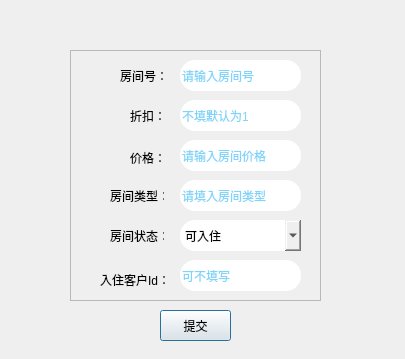
<?xml version="1.0" encoding="UTF-8"?>
<ui version="4.0">
 <class>AddOrChangeRoom</class>
 <widget class="QDialog" name="AddOrChangeRoom">
  <property name="geometry">
   <rect>
    <x>0</x>
    <y>0</y>
    <width>405</width>
    <height>359</height>
   </rect>
  </property>
  <property name="windowTitle">
   <string>房间信息</string>
  </property>
  <widget class="QLabel" name="title">
   <property name="geometry">
    <rect>
     <x>150</x>
     <y>10</y>
     <width>121</width>
     <height>31</height>
    </rect>
   </property>
   <property name="text">
    <string/>
   </property>
  </widget>
  <widget class="QFrame" name="frame">
   <property name="geometry">
    <rect>
     <x>70</x>
     <y>50</y>
     <width>251</width>
     <height>251</height>
    </rect>
   </property>
   <property name="frameShape">
    <enum>QFrame::StyledPanel</enum>
   </property>
   <property name="frameShadow">
    <enum>QFrame::Raised</enum>
   </property>
   <widget class="QLineEdit" name="roomId">
    <property name="geometry">
     <rect>
      <x>110</x>
      <y>10</y>
      <width>121</width>
      <height>31</height>
     </rect>
    </property>
    <property name="styleSheet">
     <string notr="true">border-radius:15px;
color:#03a9f4;</string>
    </property>
    <property name="placeholderText">
     <string>请输入房间号</string>
    </property>
   </widget>
   <widget class="QLabel" name="roomIdName">
    <property name="geometry">
     <rect>
      <x>50</x>
      <y>20</y>
      <width>54</width>
      <height>12</height>
     </rect>
    </property>
    <property name="text">
     <string>房间号：</string>
    </property>
   </widget>
   <widget class="QLabel" name="label_2">
    <property name="geometry">
     <rect>
      <x>60</x>
      <y>60</y>
      <width>54</width>
      <height>12</height>
     </rect>
    </property>
    <property name="text">
     <string>折扣：</string>
    </property>
   </widget>
   <widget class="QLineEdit" name="discount">
    <property name="geometry">
     <rect>
      <x>110</x>
      <y>50</y>
      <width>121</width>
      <height>31</height>
     </rect>
    </property>
    <property name="styleSheet">
     <string notr="true">border-radius:15px;
color:#03a9f4;</string>
    </property>
    <property name="placeholderText">
     <string>不填默认为1</string>
    </property>
   </widget>
   <widget class="QLabel" name="label">
    <property name="geometry">
     <rect>
      <x>60</x>
      <y>100</y>
      <width>31</width>
      <height>16</height>
     </rect>
    </property>
    <property name="text">
     <string>价格：</string>
    </property>
   </widget>
   <widget class="QLineEdit" name="roomCost">
    <property name="geometry">
     <rect>
      <x>110</x>
      <y>90</y>
      <width>121</width>
      <height>31</height>
     </rect>
    </property>
    <property name="styleSheet">
     <string notr="true">border-radius:15px;
color:#03a9f4;</string>
    </property>
    <property name="placeholderText">
     <string>请输入房间价格</string>
    </property>
   </widget>
   <widget class="QLineEdit" name="roomType">
    <property name="geometry">
     <rect>
      <x>110</x>
      <y>130</y>
      <width>121</width>
      <height>31</height>
     </rect>
    </property>
    <property name="styleSheet">
     <string notr="true">border-radius:15px;
color:#03a9f4;</string>
    </property>
    <property name="placeholderText">
     <string>请填入房间类型</string>
    </property>
   </widget>
   <widget class="QLabel" name="label_3">
    <property name="geometry">
     <rect>
      <x>40</x>
      <y>140</y>
      <width>54</width>
      <height>12</height>
     </rect>
    </property>
    <property name="text">
     <string>房间类型：</string>
    </property>
   </widget>
   <widget class="QLabel" name="label_4">
    <property name="geometry">
     <rect>
      <x>40</x>
      <y>180</y>
      <width>54</width>
      <height>12</height>
     </rect>
    </property>
    <property name="text">
     <string>房间状态：</string>
    </property>
   </widget>
   <widget class="QComboBox" name="status">
    <property name="geometry">
     <rect>
      <x>110</x>
      <y>170</y>
      <width>121</width>
      <height>31</height>
     </rect>
    </property>
    <property name="styleSheet">
     <string notr="true">border-radius:15px;</string>
    </property>
    <item>
     <property name="text">
      <string>可入住</string>
     </property>
    </item>
    <item>
     <property name="text">
      <string>不可入住</string>
     </property>
    </item>
    <item>
     <property name="text">
      <string>维修中</string>
     </property>
    </item>
   </widget>
   <widget class="QLabel" name="label_5">
    <property name="geometry">
     <rect>
      <x>30</x>
      <y>220</y>
      <width>81</width>
      <height>20</height>
     </rect>
    </property>
    <property name="text">
     <string>入住客户Id：</string>
    </property>
   </widget>
   <widget class="QLineEdit" name="guestsId">
    <property name="geometry">
     <rect>
      <x>110</x>
      <y>210</y>
      <width>121</width>
      <height>31</height>
     </rect>
    </property>
    <property name="styleSheet">
     <string notr="true">border-radius:15px;
color:#03a9f4;</string>
    </property>
    <property name="placeholderText">
     <string>可不填写</string>
    </property>
   </widget>
  </widget>
  <widget class="QPushButton" name="submit">
   <property name="geometry">
    <rect>
     <x>160</x>
     <y>310</y>
     <width>71</width>
     <height>31</height>
    </rect>
   </property>
   <property name="styleSheet">
    <string notr="true">QPushButton{
background:#03a9f4;
color:#fff;
border-radius:15px;
};
</string>
   </property>
   <property name="text">
    <string>提交</string>
   </property>
  </widget>
 </widget>
 <resources/>
 <connections/>
</ui>
